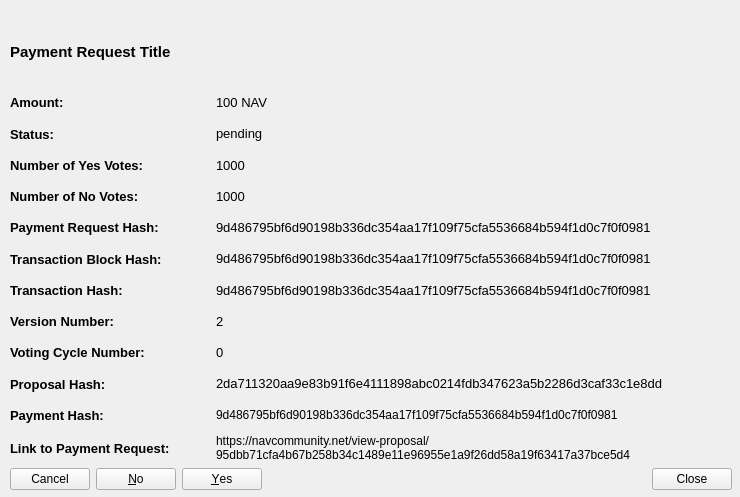
<?xml version="1.0" encoding="UTF-8"?>
<ui version="4.0">
 <class>CommunityFundDisplayPaymentRequestDetailed</class>
 <widget class="QWidget" name="CommunityFundDisplayPaymentRequestDetailed">
  <property name="geometry">
   <rect>
    <x>0</x>
    <y>0</y>
    <width>740</width>
    <height>497</height>
   </rect>
  </property>
  <property name="minimumSize">
   <size>
    <width>740</width>
    <height>497</height>
   </size>
  </property>
  <property name="windowTitle">
   <string>Payment Request Details</string>
  </property>
  <widget class="QLabel" name="labelPaymentRequestTitle">
   <property name="geometry">
    <rect>
     <x>10</x>
     <y>10</y>
     <width>722</width>
     <height>83</height>
    </rect>
   </property>
   <property name="maximumSize">
    <size>
     <width>16777215</width>
     <height>100</height>
    </size>
   </property>
   <property name="font">
    <font>
     <pointsize>11</pointsize>
     <weight>75</weight>
     <bold>true</bold>
    </font>
   </property>
   <property name="text">
    <string>Payment Request Title</string>
   </property>
   <property name="wordWrap">
    <bool>true</bool>
   </property>
   <property name="openExternalLinks">
    <bool>false</bool>
   </property>
  </widget>
  <widget class="QWidget" name="layoutWidget">
   <property name="geometry">
    <rect>
     <x>10</x>
     <y>90</y>
     <width>722</width>
     <height>400</height>
    </rect>
   </property>
   <layout class="QVBoxLayout" name="verticalLayoutDetailedInfomation_2">
    <item>
     <layout class="QHBoxLayout" name="horizontalLayoutAmount_2">
      <item>
       <widget class="QLabel" name="labelPrequestAmountTitle">
        <property name="sizePolicy">
         <sizepolicy hsizetype="Fixed" vsizetype="Preferred">
          <horstretch>0</horstretch>
          <verstretch>0</verstretch>
         </sizepolicy>
        </property>
        <property name="minimumSize">
         <size>
          <width>200</width>
          <height>0</height>
         </size>
        </property>
        <property name="font">
         <font>
          <pointsize>10</pointsize>
          <weight>75</weight>
          <bold>true</bold>
         </font>
        </property>
        <property name="text">
         <string>Amount:</string>
        </property>
        <property name="textInteractionFlags">
         <set>Qt::NoTextInteraction</set>
        </property>
       </widget>
      </item>
      <item>
       <widget class="QLabel" name="labelPrequestAmount">
        <property name="font">
         <font>
          <pointsize>10</pointsize>
         </font>
        </property>
        <property name="text">
         <string>100 NAV</string>
        </property>
        <property name="textInteractionFlags">
         <set>Qt::TextSelectableByMouse</set>
        </property>
       </widget>
      </item>
     </layout>
    </item>
    <item>
     <layout class="QHBoxLayout" name="horizontalLayoutFee_2">
      <item>
       <widget class="QLabel" name="labelPrequestStatusTitle">
        <property name="sizePolicy">
         <sizepolicy hsizetype="Fixed" vsizetype="Preferred">
          <horstretch>0</horstretch>
          <verstretch>0</verstretch>
         </sizepolicy>
        </property>
        <property name="minimumSize">
         <size>
          <width>200</width>
          <height>0</height>
         </size>
        </property>
        <property name="font">
         <font>
          <pointsize>10</pointsize>
          <weight>75</weight>
          <bold>true</bold>
         </font>
        </property>
        <property name="text">
         <string>Status:</string>
        </property>
        <property name="textInteractionFlags">
         <set>Qt::NoTextInteraction</set>
        </property>
       </widget>
      </item>
      <item>
       <widget class="QLabel" name="labelPrequestStatus">
        <property name="font">
         <font>
          <pointsize>10</pointsize>
         </font>
        </property>
        <property name="text">
         <string>pending</string>
        </property>
        <property name="textInteractionFlags">
         <set>Qt::TextSelectableByMouse</set>
        </property>
       </widget>
      </item>
     </layout>
    </item>
    <item>
     <layout class="QHBoxLayout" name="horizontalLayoutAddress_2">
      <item>
       <widget class="QLabel" name="labelPrequestYesTitle">
        <property name="sizePolicy">
         <sizepolicy hsizetype="Fixed" vsizetype="Preferred">
          <horstretch>0</horstretch>
          <verstretch>0</verstretch>
         </sizepolicy>
        </property>
        <property name="minimumSize">
         <size>
          <width>200</width>
          <height>0</height>
         </size>
        </property>
        <property name="font">
         <font>
          <pointsize>10</pointsize>
          <weight>75</weight>
          <bold>true</bold>
         </font>
        </property>
        <property name="text">
         <string>Number of Yes Votes:</string>
        </property>
        <property name="textInteractionFlags">
         <set>Qt::NoTextInteraction</set>
        </property>
       </widget>
      </item>
      <item>
       <widget class="QLabel" name="labelPrequestYes">
        <property name="font">
         <font>
          <pointsize>10</pointsize>
         </font>
        </property>
        <property name="text">
         <string>1000</string>
        </property>
        <property name="textInteractionFlags">
         <set>Qt::TextSelectableByMouse</set>
        </property>
       </widget>
      </item>
     </layout>
    </item>
    <item>
     <layout class="QHBoxLayout" name="horizontalLayoutDeadline_2">
      <item>
       <widget class="QLabel" name="labelPrequestNoTitle">
        <property name="sizePolicy">
         <sizepolicy hsizetype="Fixed" vsizetype="Preferred">
          <horstretch>0</horstretch>
          <verstretch>0</verstretch>
         </sizepolicy>
        </property>
        <property name="minimumSize">
         <size>
          <width>200</width>
          <height>0</height>
         </size>
        </property>
        <property name="font">
         <font>
          <pointsize>10</pointsize>
          <weight>75</weight>
          <bold>true</bold>
         </font>
        </property>
        <property name="text">
         <string>Number of No Votes:</string>
        </property>
        <property name="textInteractionFlags">
         <set>Qt::NoTextInteraction</set>
        </property>
       </widget>
      </item>
      <item>
       <widget class="QLabel" name="labelPrequestNo">
        <property name="font">
         <font>
          <pointsize>10</pointsize>
         </font>
        </property>
        <property name="text">
         <string>1000</string>
        </property>
        <property name="textInteractionFlags">
         <set>Qt::TextSelectableByMouse</set>
        </property>
       </widget>
      </item>
     </layout>
    </item>
    <item>
     <layout class="QHBoxLayout" name="horizontalLayoutExpiresIn_2">
      <item>
       <widget class="QLabel" name="labelPrequestHashTitle">
        <property name="sizePolicy">
         <sizepolicy hsizetype="Fixed" vsizetype="Preferred">
          <horstretch>0</horstretch>
          <verstretch>0</verstretch>
         </sizepolicy>
        </property>
        <property name="minimumSize">
         <size>
          <width>200</width>
          <height>0</height>
         </size>
        </property>
        <property name="font">
         <font>
          <pointsize>10</pointsize>
          <weight>75</weight>
          <bold>true</bold>
         </font>
        </property>
        <property name="text">
         <string>Payment Request Hash:</string>
        </property>
        <property name="textInteractionFlags">
         <set>Qt::NoTextInteraction</set>
        </property>
       </widget>
      </item>
      <item>
       <widget class="QLabel" name="labelPrequestHash">
        <property name="font">
         <font>
          <pointsize>10</pointsize>
         </font>
        </property>
        <property name="text">
         <string>9d486795bf6d90198b336dc354aa17f109f75cfa5536684b594f1d0c7f0f0981</string>
        </property>
        <property name="textInteractionFlags">
         <set>Qt::TextSelectableByMouse</set>
        </property>
       </widget>
      </item>
     </layout>
    </item>
    <item>
     <layout class="QHBoxLayout" name="horizontalLayoutStatus_2">
      <item>
       <widget class="QLabel" name="labelPrequestTransactionBlockHashTitle">
        <property name="sizePolicy">
         <sizepolicy hsizetype="Fixed" vsizetype="Preferred">
          <horstretch>0</horstretch>
          <verstretch>0</verstretch>
         </sizepolicy>
        </property>
        <property name="minimumSize">
         <size>
          <width>200</width>
          <height>0</height>
         </size>
        </property>
        <property name="font">
         <font>
          <pointsize>10</pointsize>
          <weight>75</weight>
          <bold>true</bold>
         </font>
        </property>
        <property name="text">
         <string>Transaction Block Hash:</string>
        </property>
        <property name="textInteractionFlags">
         <set>Qt::NoTextInteraction</set>
        </property>
       </widget>
      </item>
      <item>
       <widget class="QLabel" name="labelPrequestTransactionBlockHash">
        <property name="font">
         <font>
          <pointsize>10</pointsize>
         </font>
        </property>
        <property name="text">
         <string>9d486795bf6d90198b336dc354aa17f109f75cfa5536684b594f1d0c7f0f0981</string>
        </property>
        <property name="textInteractionFlags">
         <set>Qt::TextSelectableByMouse</set>
        </property>
       </widget>
      </item>
     </layout>
    </item>
    <item>
     <layout class="QHBoxLayout" name="horizontalLayoutNumberYesVotes_2">
      <item>
       <widget class="QLabel" name="labelPrequestTransactionHashTitle">
        <property name="sizePolicy">
         <sizepolicy hsizetype="Fixed" vsizetype="Preferred">
          <horstretch>0</horstretch>
          <verstretch>0</verstretch>
         </sizepolicy>
        </property>
        <property name="minimumSize">
         <size>
          <width>200</width>
          <height>0</height>
         </size>
        </property>
        <property name="font">
         <font>
          <pointsize>10</pointsize>
          <weight>75</weight>
          <bold>true</bold>
         </font>
        </property>
        <property name="text">
         <string>Transaction Hash:</string>
        </property>
        <property name="textInteractionFlags">
         <set>Qt::NoTextInteraction</set>
        </property>
       </widget>
      </item>
      <item>
       <widget class="QLabel" name="labelPrequestTransactionHash">
        <property name="font">
         <font>
          <pointsize>10</pointsize>
         </font>
        </property>
        <property name="text">
         <string>9d486795bf6d90198b336dc354aa17f109f75cfa5536684b594f1d0c7f0f0981</string>
        </property>
        <property name="textInteractionFlags">
         <set>Qt::TextSelectableByMouse</set>
        </property>
       </widget>
      </item>
     </layout>
    </item>
    <item>
     <layout class="QHBoxLayout" name="horizontalLayoutNumberNoVotes_2">
      <item>
       <widget class="QLabel" name="labelPrequestVersionNoTitle">
        <property name="sizePolicy">
         <sizepolicy hsizetype="Fixed" vsizetype="Preferred">
          <horstretch>0</horstretch>
          <verstretch>0</verstretch>
         </sizepolicy>
        </property>
        <property name="minimumSize">
         <size>
          <width>200</width>
          <height>0</height>
         </size>
        </property>
        <property name="font">
         <font>
          <pointsize>10</pointsize>
          <weight>75</weight>
          <bold>true</bold>
         </font>
        </property>
        <property name="text">
         <string>Version Number:</string>
        </property>
        <property name="textInteractionFlags">
         <set>Qt::NoTextInteraction</set>
        </property>
       </widget>
      </item>
      <item>
       <widget class="QLabel" name="labelPrequestVersionNo">
        <property name="font">
         <font>
          <pointsize>10</pointsize>
         </font>
        </property>
        <property name="text">
         <string>2</string>
        </property>
        <property name="textInteractionFlags">
         <set>Qt::TextSelectableByMouse</set>
        </property>
       </widget>
      </item>
     </layout>
    </item>
    <item>
     <layout class="QHBoxLayout" name="horizontalLayoutTransactionBlockHash_2">
      <item>
       <widget class="QLabel" name="labelPrequestVotingCycleTitle">
        <property name="sizePolicy">
         <sizepolicy hsizetype="Fixed" vsizetype="Preferred">
          <horstretch>0</horstretch>
          <verstretch>0</verstretch>
         </sizepolicy>
        </property>
        <property name="minimumSize">
         <size>
          <width>200</width>
          <height>0</height>
         </size>
        </property>
        <property name="font">
         <font>
          <pointsize>10</pointsize>
          <weight>75</weight>
          <bold>true</bold>
         </font>
        </property>
        <property name="text">
         <string>Voting Cycle Number:</string>
        </property>
        <property name="textInteractionFlags">
         <set>Qt::NoTextInteraction</set>
        </property>
       </widget>
      </item>
      <item>
       <widget class="QLabel" name="labelPrequestVotingCycle">
        <property name="font">
         <font>
          <pointsize>10</pointsize>
         </font>
        </property>
        <property name="text">
         <string>0</string>
        </property>
        <property name="textInteractionFlags">
         <set>Qt::TextSelectableByMouse</set>
        </property>
       </widget>
      </item>
     </layout>
    </item>
    <item>
     <layout class="QHBoxLayout" name="horizontalLayoutTransactionHash_2">
      <item>
       <widget class="QLabel" name="labelPrequestProposalHashTitle">
        <property name="sizePolicy">
         <sizepolicy hsizetype="Fixed" vsizetype="Preferred">
          <horstretch>0</horstretch>
          <verstretch>0</verstretch>
         </sizepolicy>
        </property>
        <property name="minimumSize">
         <size>
          <width>200</width>
          <height>0</height>
         </size>
        </property>
        <property name="font">
         <font>
          <pointsize>10</pointsize>
          <weight>75</weight>
          <bold>true</bold>
         </font>
        </property>
        <property name="text">
         <string>Proposal Hash:</string>
        </property>
        <property name="textInteractionFlags">
         <set>Qt::NoTextInteraction</set>
        </property>
       </widget>
      </item>
      <item>
       <widget class="QLabel" name="labelPrequestProposalHash">
        <property name="font">
         <font>
          <pointsize>10</pointsize>
         </font>
        </property>
        <property name="text">
         <string>2da711320aa9e83b91f6e4111898abc0214fdb347623a5b2286d3caf33c1e8dd</string>
        </property>
        <property name="textInteractionFlags">
         <set>Qt::TextSelectableByMouse</set>
        </property>
       </widget>
      </item>
     </layout>
    </item>
    <item>
     <layout class="QHBoxLayout" name="horizontalLayout_2">
      <property name="topMargin">
       <number>0</number>
      </property>
      <item>
       <widget class="QLabel" name="labelPrequestPaymentHashTitle">
        <property name="sizePolicy">
         <sizepolicy hsizetype="Minimum" vsizetype="Preferred">
          <horstretch>0</horstretch>
          <verstretch>0</verstretch>
         </sizepolicy>
        </property>
        <property name="minimumSize">
         <size>
          <width>200</width>
          <height>0</height>
         </size>
        </property>
        <property name="maximumSize">
         <size>
          <width>200</width>
          <height>16777215</height>
         </size>
        </property>
        <property name="font">
         <font>
          <pointsize>10</pointsize>
          <weight>75</weight>
          <bold>true</bold>
         </font>
        </property>
        <property name="text">
         <string>Payment Hash:</string>
        </property>
       </widget>
      </item>
      <item>
       <widget class="QLabel" name="labelPrequestPaymentHash">
        <property name="text">
         <string>9d486795bf6d90198b336dc354aa17f109f75cfa5536684b594f1d0c7f0f0981</string>
        </property>
        <property name="textInteractionFlags">
         <set>Qt::TextSelectableByMouse</set>
        </property>
       </widget>
      </item>
     </layout>
    </item>
    <item>
     <layout class="QHBoxLayout" name="horizontalLayoutLinkToPaymentRequest_2">
      <item>
       <widget class="QLabel" name="labelPrequestLinkTitle">
        <property name="sizePolicy">
         <sizepolicy hsizetype="Fixed" vsizetype="Preferred">
          <horstretch>0</horstretch>
          <verstretch>0</verstretch>
         </sizepolicy>
        </property>
        <property name="minimumSize">
         <size>
          <width>200</width>
          <height>0</height>
         </size>
        </property>
        <property name="font">
         <font>
          <pointsize>10</pointsize>
          <weight>75</weight>
          <bold>true</bold>
         </font>
        </property>
        <property name="text">
         <string>Link to Payment Request:</string>
        </property>
        <property name="textInteractionFlags">
         <set>Qt::NoTextInteraction</set>
        </property>
       </widget>
      </item>
      <item>
       <widget class="QLabel" name="labelPrequestLink">
        <property name="text">
         <string>https://navcommunity.net/view-proposal/95dbb71cfa4b67b258b34c1489e11e96955e1a9f26dd58a19f63417a37bce5d4</string>
        </property>
        <property name="wordWrap">
         <bool>true</bool>
        </property>
        <property name="openExternalLinks">
         <bool>true</bool>
        </property>
        <property name="textInteractionFlags">
         <set>Qt::TextBrowserInteraction</set>
        </property>
       </widget>
      </item>
     </layout>
    </item>
    <item>
     <layout class="QHBoxLayout" name="horizontalLayoutButtons_2">
      <item>
       <widget class="QDialogButtonBox" name="buttonBoxYesNoVote_2">
        <property name="layoutDirection">
         <enum>Qt::RightToLeft</enum>
        </property>
        <property name="standardButtons">
         <set>QDialogButtonBox::Cancel|QDialogButtonBox::No|QDialogButtonBox::Yes</set>
        </property>
       </widget>
      </item>
      <item>
       <spacer name="horizontalSpacerButtons_2">
        <property name="orientation">
         <enum>Qt::Horizontal</enum>
        </property>
        <property name="sizeHint" stdset="0">
         <size>
          <width>40</width>
          <height>20</height>
         </size>
        </property>
       </spacer>
      </item>
      <item>
       <widget class="QPushButton" name="pushButtonClose_2">
        <property name="text">
         <string>Close</string>
        </property>
       </widget>
      </item>
     </layout>
    </item>
   </layout>
  </widget>
 </widget>
 <resources/>
 <connections/>
</ui>
